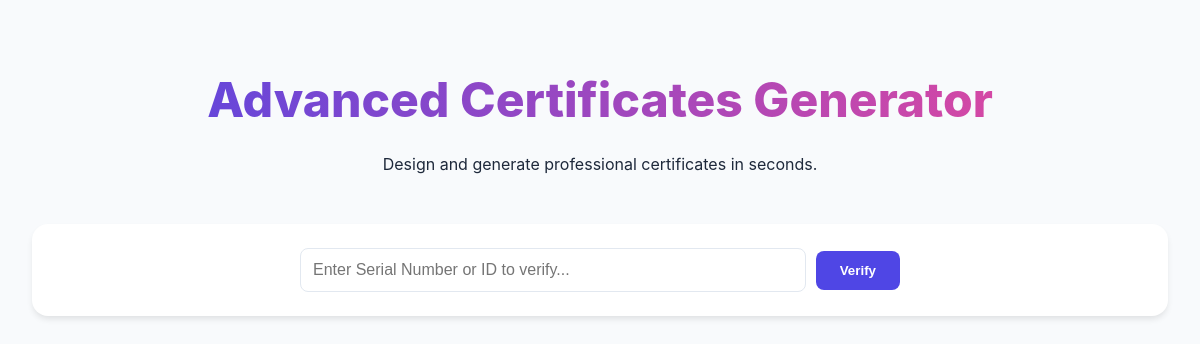
Before: / with the older database file.
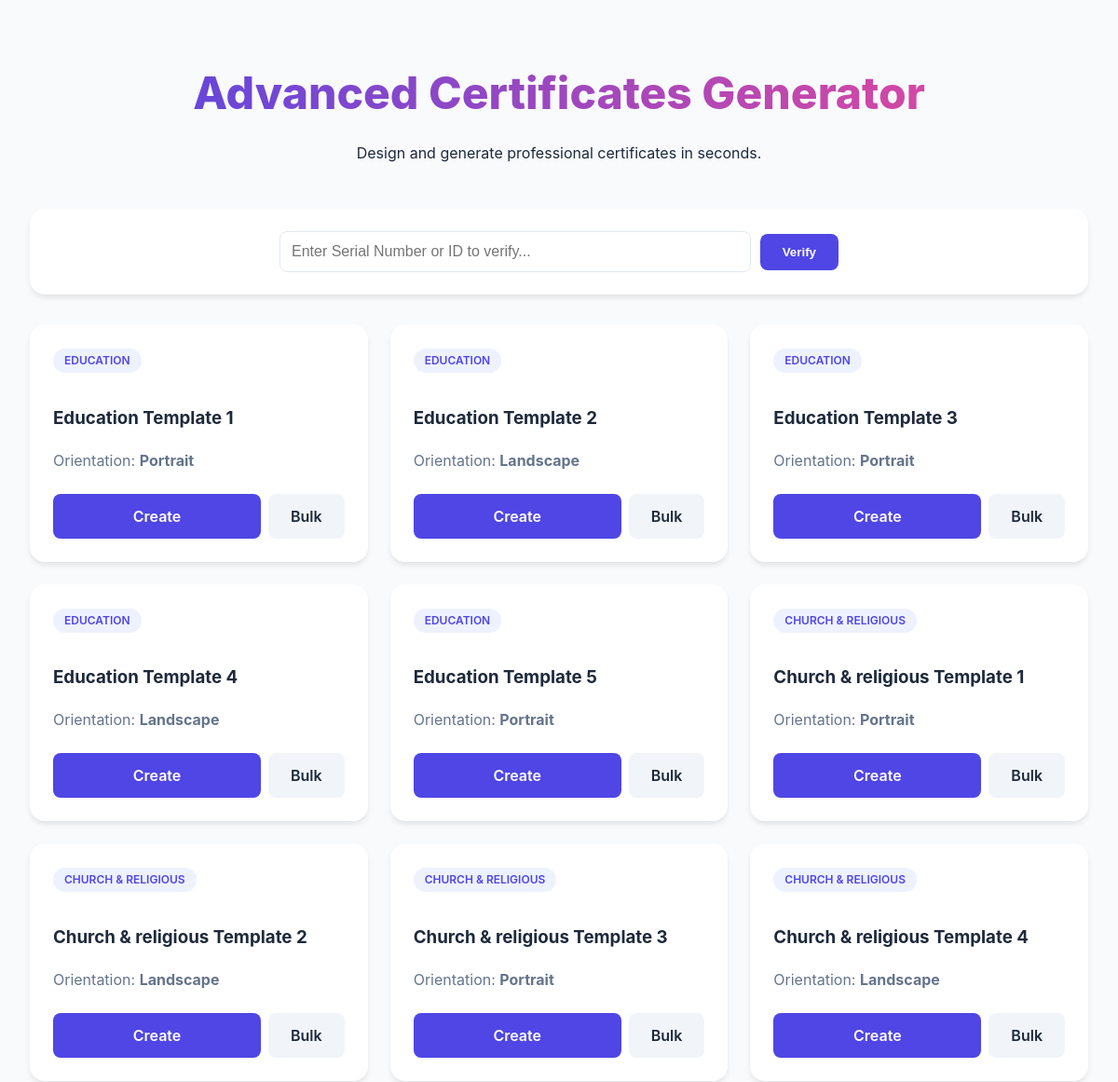
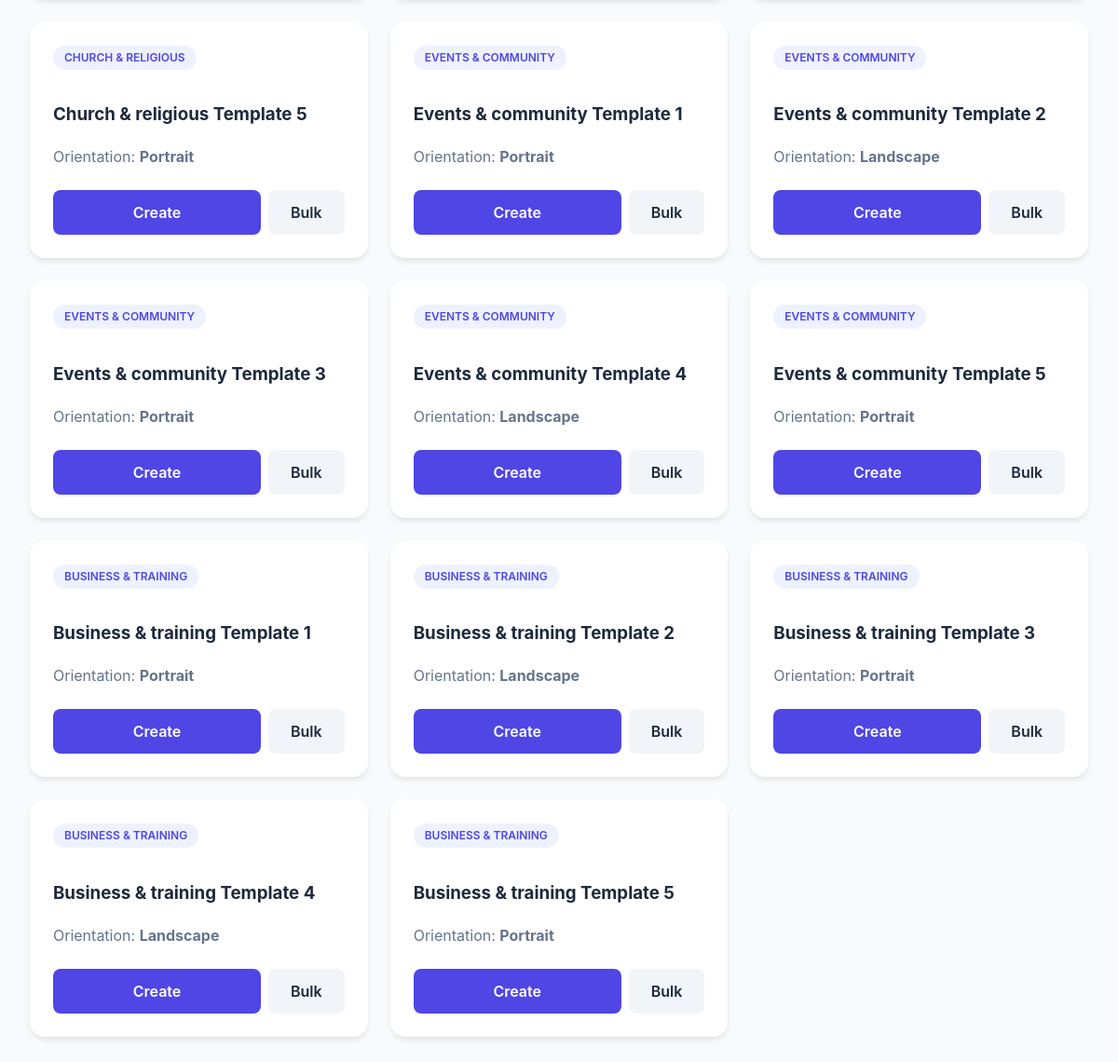
After: the same page with the newer database file (2 pictures, top to bottom).
### tables this page shows
CREATE TABLE templates (
                id INTEGER PRIMARY KEY AUTOINCREMENT,
                name TEXT,
                category TEXT,
                orientation TEXT,
                background TEXT,
                config_json TEXT
            );

### app.py (the view)
@app.route('/')
def index():
    db = get_db()
    templates = db.execute('SELECT * FROM templates').fetchall()
    return render_template('index.html', templates=templates)

### app.py (called while the page is built)
def get_db():
    conn = sqlite3.connect(DATABASE)
    conn.row_factory = sqlite3.Row
    return conn

### templates/index.html (shortened to what this page needs)
<!DOCTYPE html>
<html lang="en">
<head>
    <link rel="stylesheet" href="{{ url_for('static', filename='style.css') }}">
</head>
<body>
    <div class="container">
        <div class="header">
            <h1>Advanced Certificates Generator</h1>
            <p>Design and generate professional certificates in seconds.</p>
        </div>
        <div class="header" style="margin-bottom: 2rem;">
            <div style="background: white; padding: 1.5rem; border-radius: 1rem; box-shadow: 0 4px 6px -1px rgb(0 0 0 / 0.1);">
                <form id="verify-form" style="display: flex; gap: 10px; align-items: center; max-width: 600px; margin: 0 auto;">
                    <input type="text" id="verify-input" placeholder="Enter Serial Number or ID to verify..." required style="flex: 1;">
                    <button type="submit" class="btn btn-primary">Verify</button>
                </form>
            </div>
        </div>
        <div class="grid">
            {% for template in templates %}
            <div class="card animate-in" style="animation-delay: {{ loop.index0 * 0.1 }}s">
                <span class="badge">{{ template.category }}</span>
                <h3>{{ template.name }}</h3>
                <p style="color: var(--text-light); margin-bottom: 1.5rem;">Orientation: <strong>{{ template.orientation | capitalize }}</strong></p>
                <div style="display: flex; gap: 0.5rem;">
                    <a href="{{ url_for('generate', template_id=template.id) }}" class="btn btn-primary" style="flex: 1;">Create</a>
                    <a href="{{ url_for('bulk', template_id=template.id) }}" class="btn btn-secondary" title="Bulk Generation">Bulk</a>
                </div>
            </div>
            {% endfor %}
        </div>
    </div>
</body>
</html>

### static/style.css (style rules this page uses)
:root { --primary: #4f46e5; --primary-hover: #4338ca; --secondary: #ec4899; --bg: #f8fafc; --card-bg: #ffffff; --text: #1e293b; --text-light: #64748b; }
body { font-family: 'Inter', system-ui, -apple-system, sans-serif; background-color: var(--bg); color: var(--text); line-height: 1.5; margin: 0; padding: 0; }
.container { max-width: 1200px; margin: 0 auto; padding: 2rem; }
.header { text-align: center; margin-bottom: 3rem; animation: fadeInDown 0.8s ease-out; }
h1 { font-size: 3rem; font-weight: 800; margin-bottom: 0.5rem; background: linear-gradient(to right, var(--primary), var(--secondary)); -webkit-background-clip: text; -webkit-text-fill-color: transparent; }
.grid { display: grid; grid-template-columns: repeat(auto-fill, minmax(300px, 1fr)); gap: 1.5rem; }
.card { background: var(--card-bg); border-radius: 1rem; padding: 1.5rem; box-shadow: 0 4px 6px -1px rgb(0 0 0 / 0.1); transition: all 0.3s cubic-bezier(0.4, 0, 0.2, 1); border: 1px solid transparent; }
.badge { display: inline-block; padding: 0.25rem 0.75rem; border-radius: 9999px; font-size: 0.75rem; font-weight: 600; background: #eef2ff; color: var(--primary); margin-bottom: 1rem; }
.btn { display: inline-flex; align-items: center; justify-content: center; padding: 0.75rem 1.5rem; border-radius: 0.5rem; font-weight: 600; text-decoration: none; transition: all 0.2s; cursor: pointer; border: none; gap: 0.5rem; }
.btn-primary { background-color: var(--primary); color: white; }
.btn-secondary { background-color: #f1f5f9; color: var(--text); }
input[type="text"], input[type="date"], input[type="file"], select { width: 100%; padding: 0.75rem; border: 1px solid #e2e8f0; border-radius: 0.5rem; transition: border-color 0.2s; font-size: 1rem; }
.animate-in { animation: fadeInUp 0.5s ease-out forwards; }

Changed rows visible on the page:
added templates: category "EDUCATION", name "Education Template 1", orientation "Portrait"
added templates: category "EDUCATION", name "Education Template 2", orientation "Landscape"
added templates: category "EDUCATION", name "Education Template 3", orientation "Portrait"
added templates: category "EDUCATION", name "Education Template 4", orientation "Landscape"
added templates: category "EDUCATION", name "Education Template 5", orientation "Portrait"
added templates: category "CHURCH & RELIGIOUS", name "Church & religious Template 1", orientation "Portrait"
added templates: category "CHURCH & RELIGIOUS", name "Church & religious Template 2", orientation "Landscape"
added templates: category "CHURCH & RELIGIOUS", name "Church & religious Template 3", orientation "Portrait"
added templates: category "CHURCH & RELIGIOUS", name "Church & religious Template 4", orientation "Landscape"
added templates: category "CHURCH & RELIGIOUS", name "Church & religious Template 5", orientation "Portrait"
added templates: category "EVENTS & COMMUNITY", name "Events & community Template 1", orientation "Portrait"
added templates: category "EVENTS & COMMUNITY", name "Events & community Template 2", orientation "Landscape"
added templates: category "EVENTS & COMMUNITY", name "Events & community Template 3", orientation "Portrait"
added templates: category "EVENTS & COMMUNITY", name "Events & community Template 4", orientation "Landscape"
added templates: category "EVENTS & COMMUNITY", name "Events & community Template 5", orientation "Portrait"
added templates: category "BUSINESS & TRAINING", name "Business & training Template 1", orientation "Portrait"
added templates: category "BUSINESS & TRAINING", name "Business & training Template 2", orientation "Landscape"
added templates: category "BUSINESS & TRAINING", name "Business & training Template 3", orientation "Portrait"
added templates: category "BUSINESS & TRAINING", name "Business & training Template 4", orientation "Landscape"
added templates: category "BUSINESS & TRAINING", name "Business & training Template 5", orientation "Portrait"
